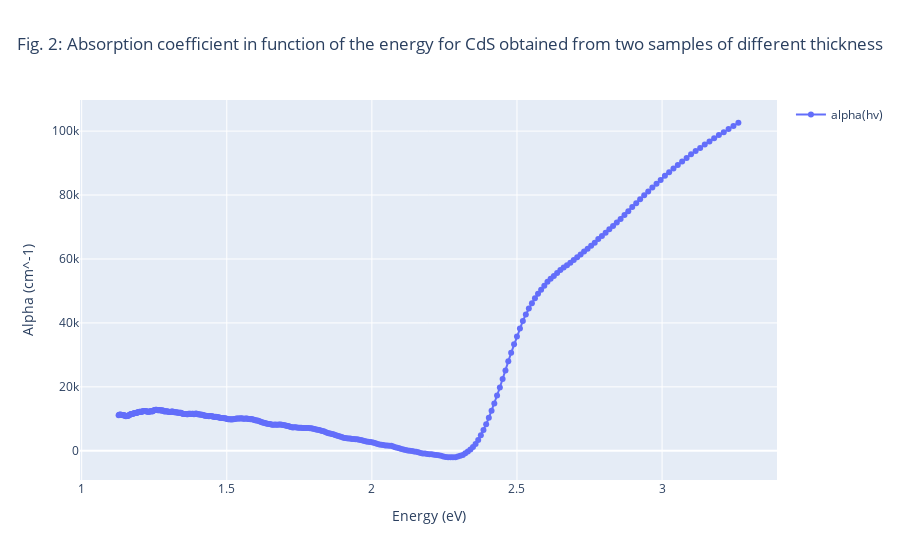

Notebook code for this chart:
### Markdown cell above
We will use Plotly to identify in which points the graph of the absorption coefficient has a linear behaviour.

### Code cell
fig_2 = px.line(
    df_abs,
    x="Energy (eV)",
    y="Alpha (cm^-1)",
    markers=True,
    title="Fig. 2: Absorption coefficient in function of the energy for CdS obtained from two samples of different thickness"
)

fig_2.update_layout(title_x=0.5)
fig_2["data"][0]["showlegend"] = True
fig_2["data"][0]["name"] = "alpha(hv)"
fig_2.show()

### Figure 1 — Plotly figure (JSON) as saved in the notebook; plotly's stock layout.template omitted (floating-point values rounded to 4 significant figures; data arrays with more than 128 entries replaced by an {"elided": "..."} marker saying what was removed)
{"data": [{"hovertemplate": "Energy (eV)=%{x}<br>Alpha (cm^-1)=%{y}<extra></extra>", "legendgroup": "", "line": {"color": "#636efa", "dash": "solid"}, "marker": {"symbol": "circle"}, "mode": "lines+markers", "name": "alpha(hv)", "orientation": "v", "showlegend": true, "type": "scatter", "x": {"elided": "361 float values"}, "xaxis": "x", "y": {"elided": "361 float values"}, "yaxis": "y"}], "layout": {"legend": {"tracegroupgap": 0}, "title": {"text": "Fig. 2: Absorption coefficient in function of the energy for CdS obtained from two samples of different thickness", "x": 0.5}, "xaxis": {"anchor": "y", "domain": [0, 1], "title": {"text": "Energy (eV)"}}, "yaxis": {"anchor": "x", "domain": [0, 1], "title": {"text": "Alpha (cm^-1)"}}}}
